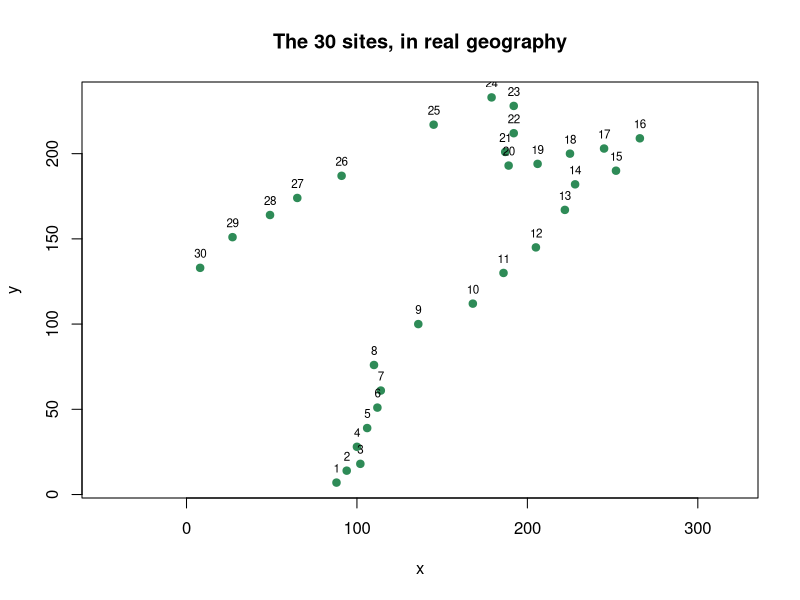
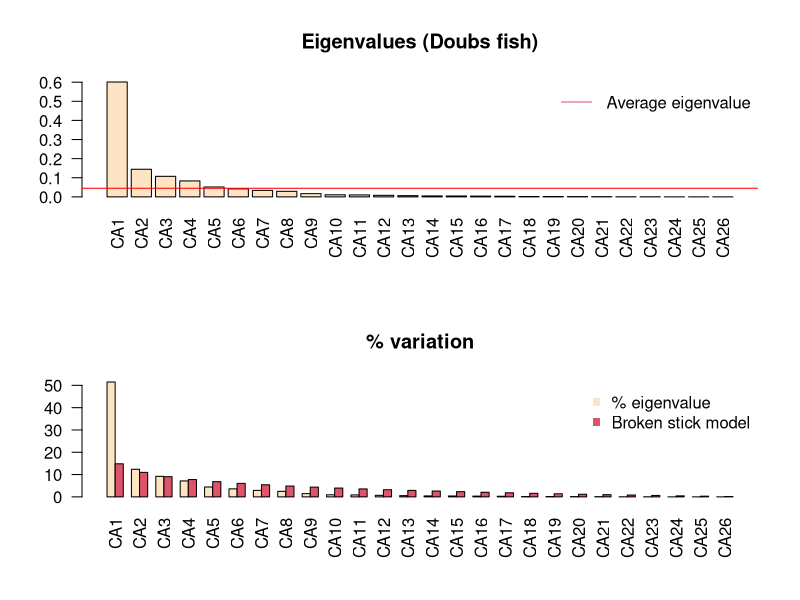
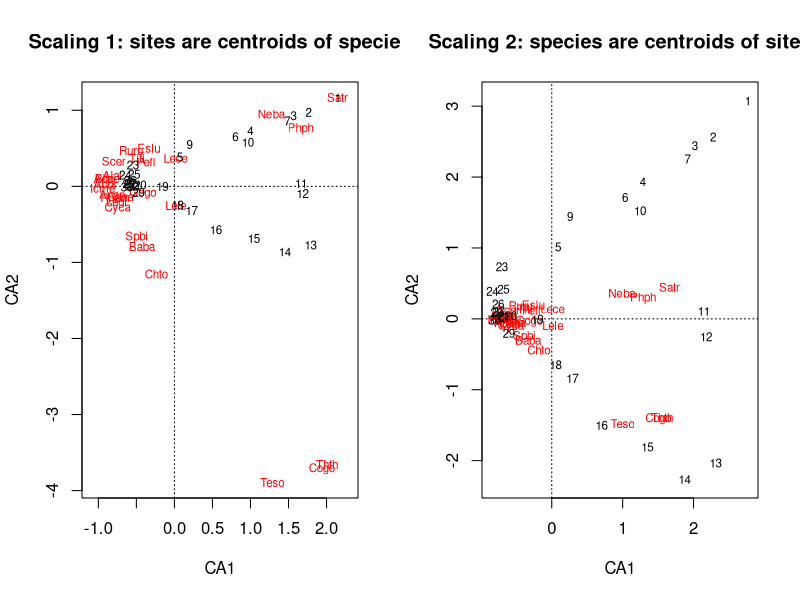
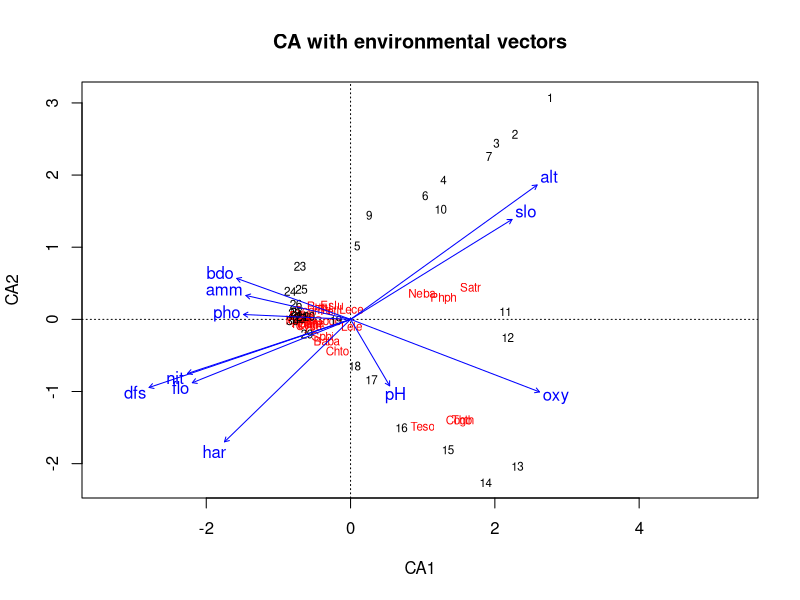
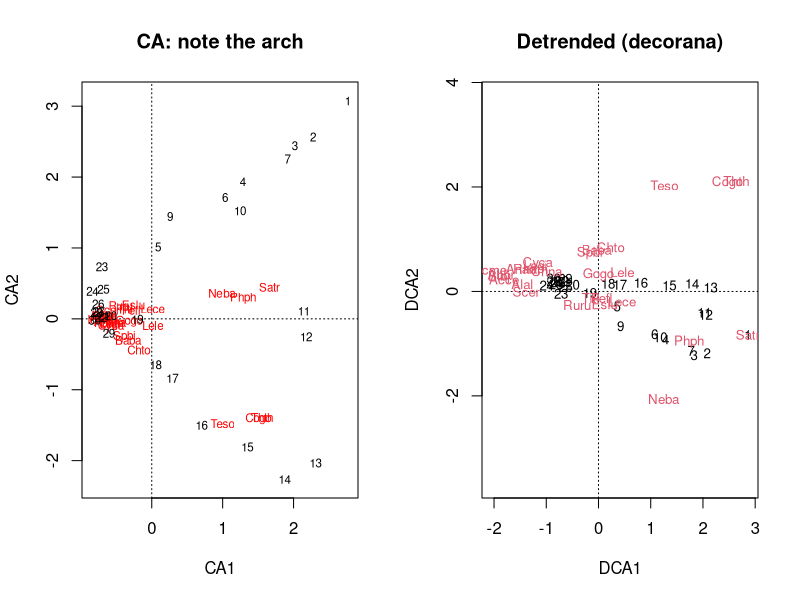
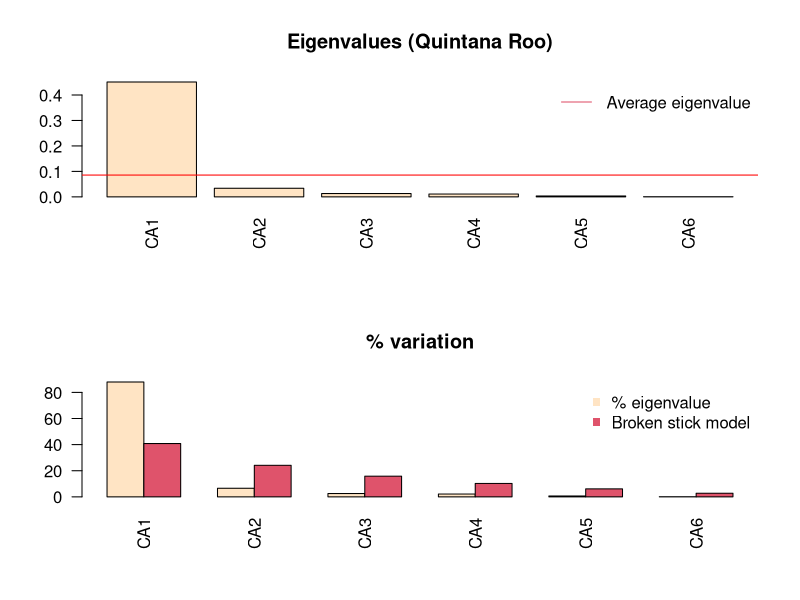
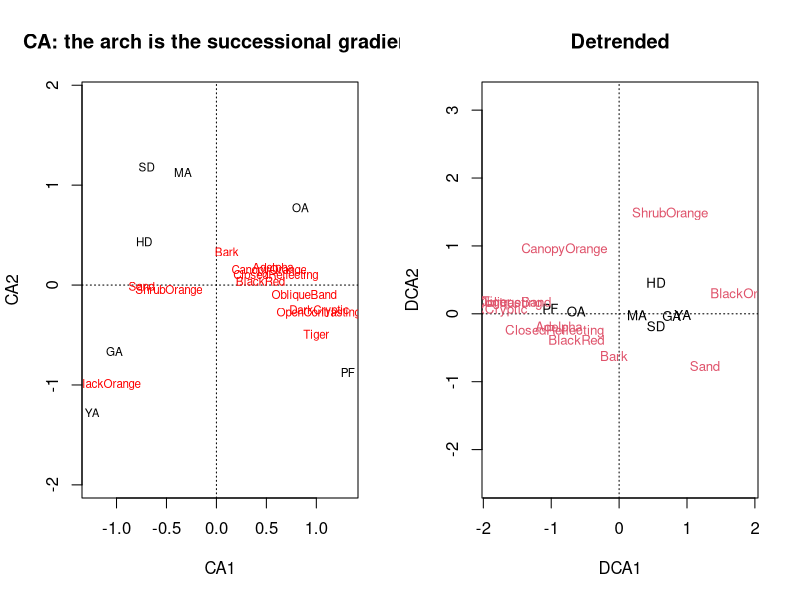

Here is the R script that generated these plots, in order:
## ============================================================================
##  MS_LJMR :: 08_CorrespondenceAnalysis.R — Correspondence Analysis (CA)
##
##  Original authors: Laura Jiménez & Jorge Soberón
##                    (BIOL 943 Multivariate Methods, University of Kansas)
##  Revised for the MS_LJMR edition by: Luis J. Madrigal-Roca
##
##  Revised from 14_CorrespondaceAnalysis.R. Uses frozen Doubs fish counts.
## ============================================================================

##  PLAIN CLASSROOM EDITION
##  Generated from R/08_CorrespondenceAnalysis.R by scripts/make_class_src.py --
##  edit R/08_CorrespondenceAnalysis.R and regenerate; changes made here will be overwritten.
## ============================================================================

# R packages required
#install.packages("vegan")
#install.packages("ade4")
library(vegan)
library(ade4)

# Working directory
#   Point this at the folder that holds this script and its data/ subfolder.
#   Every file name below is resolved relative to it, so the script and its
#   data have to travel together -- or at least stay in step.
#
#   This session reads, from data/: ButterfliesQRoo2.csv
setwd("YOUR/DIRECTORY")

# Built-in data sets used below
data(doubs)          # the Verneaux river-fish tables

## ============================================================================
##  1. WHY A DIFFERENT DISTANCE
## ============================================================================
##  Correspondence analysis is PCA adapted to COUNTS -- non-negative integers,
##  which are not normally distributed and have no meaningful zero-centred
##  ellipse. It has been called reciprocal averaging and dual scaling; the
##  mathematics is the same in every case.
##
##  The appropriate distance is chi-square, not Euclidean. CA eigen-decomposes
##  the chi-square distances between ROWS (sites), and the same eigenvalues
##  scale to the chi-square distances between COLUMNS (species). So CA is an
##  R-mode and a Q-mode analysis at once -- which follows from the fact, from
##  session 01, that XX' and X'X share their non-zero eigenvalues.
##
##  Data: Verneaux (1973) -- 27 fish species, 11 environmental variables and
##  coordinates for 30 sites along the Doubs river in the Jura.

## doubs carries several tables; these are the three this session uses.
## (ade4's object also has a `species` table of Latin names.)
cat("fish table:", nrow(doubs$fish), "sites x", ncol(doubs$fish), "species\n")
cat("env  table:", nrow(doubs$env),  "sites x", ncol(doubs$env),  "variables\n")
print(head(doubs$fish[, 1:8]))
print(head(doubs$env))

## ---- the sites are a river, so they are spatially ordered -------------------
if (!is.null(doubs$xy)) {
  par(mfrow = c(1, 1))
  plot(doubs$xy, pch = 19, col = "seagreen", asp = 1,
       main = "The 30 sites, in real geography")
  text(doubs$xy, labels = seq_len(nrow(doubs$xy)), pos = 3, cex = .7)

  cat("\nThe sites trace the river downstream -- so spatial covariance is not a",
      "hypothesis, it is a certainty.\n")
}

## CA cannot handle an all-zero row or column
cat("\nempty sites:",   paste(which(rowSums(doubs$fish) == 0), collapse = ", "), "\n")
cat("empty species:", paste(which(colSums(doubs$fish) == 0), collapse = ", "), "\n")
keep <- rowSums(doubs$fish) > 0
fish <- doubs$fish[keep, colSums(doubs$fish[keep, ]) > 0]
env  <- doubs$env[keep, ]
cat("after removing empty rows:", nrow(fish), "sites x", ncol(fish), "species\n")

## ============================================================================
##  2. RUNNING IT, AND THE TWO SCALINGS
## ============================================================================
##  vegan::cca() with a single table is a CA. Results can be presented two ways:
##
##  scaling = 1 (by sites)   chi-square distance is preserved among SITES.
##      Sites near each other have similar relative species composition; a site
##      near a species probably has a high proportion of it.
##  scaling = 2 (by species) chi-square distance is preserved among SPECIES.
##      Species near each other occur at similar relative frequencies; a species
##      near a site is probably frequent there.
##
##  The scaling changes the eigenVECTORS, never the eigenVALUES.
f.ca <- vegan::cca(fish)
print(summary(f.ca))                 # default scaling 2
print(summary(f.ca, scaling = 1))

ev <- f.ca$CA$eig
cat("\neigenvalues (identical under either scaling):\n"); print(round(ev, 4))
cat("total inertia:", round(sum(ev), 4), "\n")
cat("In CA an eigenvalue above 0.6 signals a very strong gradient.\n")

## ---- how many axes? Kaiser and broken stick --------------------------------
##  evplot() is Francois Gillet's function from Numerical Ecology in R. The
##  original session source()d it from a local RCode folder; it is defined here
##  so the script has no external file to find.
evplot <- function(ev, main = "") {
  n   <- length(ev)
  bsm <- data.frame(j = seq_len(n), p = 0)
  bsm$p[1] <- 1 / n
  for (i in 2:n) bsm$p[i] <- bsm$p[i - 1] + (1 / (n + 1 - i))
  bsm$p <- 100 * bsm$p / n
  par(mfrow = c(2, 1))
  barplot(ev, main = paste("Eigenvalues", main), col = "bisque", las = 2)
  abline(h = mean(ev), col = "red")
  legend("topright", "Average eigenvalue", lwd = 1, col = 2, bty = "n")
  barplot(t(cbind(100 * ev / sum(ev), bsm$p[n:1])), beside = TRUE,
          main = "% variation", col = c("bisque", 2), las = 2)
  legend("topright", c("% eigenvalue", "Broken stick model"),
         pch = 15, col = c("bisque", 2), bty = "n")
}
par(mfrow = c(1, 1))
evplot(ev, "(Doubs fish)")

## ============================================================================
##  3. THE BIPLOTS
## ============================================================================
# Wide figure: widen the Plot pane, or open a sized device first --
#   dev.new(width = 12, height = 6)
op <- par(mfrow = c(1, 2))
plot(f.ca, scaling = 1, main = "Scaling 1: sites are centroids of species")
plot(f.ca, scaling = 2, main = "Scaling 2: species are centroids of sites")
par(op)

##  Axis 1 separates sites 19-30, the downstream ones, and most species sit near
##  them -- they are frequent there. Axis 2 picks out intermediate sites and the
##  species characteristic of them. Interpretation needs care: by construction
##  the site scores and species scores maximise their correlation, so proximity
##  on the plot is a statement about relative frequency, not abundance.

## ---- overlaying the environment --------------------------------------------
##  envfit() regresses each environmental variable on the ordination axes and
##  tests it by permutation, which turns "the axis looks like a gradient" into
##  a number.
set.seed(1998)
spe.ca.env <- vegan::envfit(f.ca, env, permutations = 999)
print(spe.ca.env)

par(mfrow = c(1, 1))
plot(f.ca, scaling = 2, main = "CA with environmental vectors")
plot(spe.ca.env)

## ============================================================================
##  4. THE ARCH EFFECT, AND DETRENDING
## ============================================================================
##  A single strong gradient makes CA fold the second axis into a horseshoe --
##  the arch effect. It is an artefact of the method, not structure in the data.
##  Detrended correspondence analysis (decorana) removes it by flattening the
##  second axis in segments.
f.dca <- vegan::decorana(fish)
print(f.dca)

# Wide figure: widen the Plot pane, or open a sized device first --
#   dev.new(width = 12, height = 6)
op <- par(mfrow = c(1, 2))
plot(f.ca,  main = "CA: note the arch")
plot(f.dca, main = "Detrended (decorana)")
par(op)

## ============================================================================
##  5. THE SAME ANALYSIS ON THE BUTTERFLIES
## ============================================================================
##  Sites x wing patterns, from session 04. Here the gradient is succession, and
##  the arch is almost entirely a consequence of it.
qroo3 <- read.csv("data/ButterfliesQRoo2.csv", stringsAsFactors = TRUE)
sites <- c("HD", "SD", "GA", "YA", "MA", "OA", "PF")
qroo2 <- aggregate(qroo3[, sites], by = list(Pattern = qroo3$Pattern), FUN = sum)
qroo  <- as.matrix(t(qroo2[, -1]))
colnames(qroo) <- as.character(qroo2$Pattern)
qroo  <- qroo[rowSums(qroo) > 0, colSums(qroo) > 0]
cat("\nbutterfly table:", nrow(qroo), "sites x", ncol(qroo), "patterns\n")

qr.ca  <- vegan::cca(qroo)
qr.dca <- vegan::decorana(qroo)
par(mfrow = c(1, 1))
evplot(qr.ca$CA$eig, "(Quintana Roo)")

# Wide figure: widen the Plot pane, or open a sized device first --
#   dev.new(width = 12, height = 6)
op <- par(mfrow = c(1, 2))
plot(qr.ca,  main = "CA: the arch is the successional gradient")
plot(qr.dca, main = "Detrended")
par(op)

cat("\n[08_CorrespondenceAnalysis] CA is PCA under chi-square distance, it",
    "ordinates rows and columns simultaneously, and its arch is an artefact",
    "of a dominant gradient rather than a second gradient.\n")
